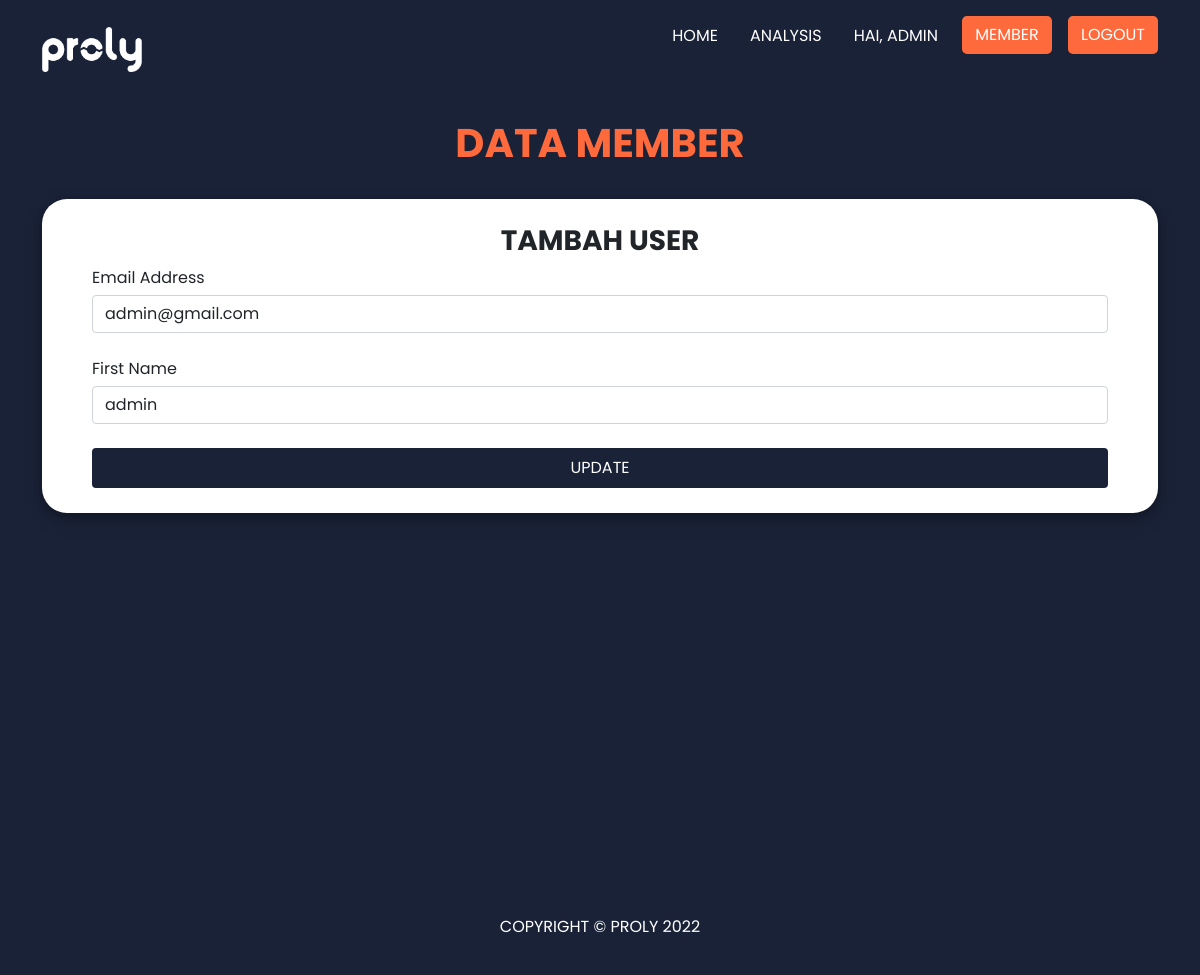
The app's page /form-update/1 (signed in) with its own data.
### website/models.py (models this page shows)
class User(db.Model, UserMixin):
    id = db.Column(db.Integer, primary_key=True)
    email = db.Column(db.String(150), unique=True)
    password = db.Column(db.String(150))
    first_name = db.Column(db.String(150))

### website/views.py (the view)
@views.route('/form-update/<int:id>')
def updateForm(id):
    user_update = User.query.filter_by(id=id).first()
    print(user_update)
    return render_template("form-update.html", user=current_user, data=user_update)

### website/__init__.py (called while the page is built)
def create_app():
    app = Flask(__name__)
    app.config['SECRET_KEY'] = 'qwertyuiop' #Inisiasi secret key -> Secret key bebas
    app.config['SQLALCHEMY_DATABASE_URI'] = f'sqlite:///{DB_NAME}'
    db.init_app(app)
    from .views import views
    from .auth import auth
    app.register_blueprint(views, url_prefix='/')
    app.register_blueprint(auth, url_prefix='/')
    from .models import User
    create_database(app)
    login_manager = LoginManager()
    login_manager.login_view = 'auth.login'
    login_manager.init_app(app)
    @login_manager.user_loader
    def load_user(id):
        return User.query.get(int(id))
    return app

### website/templates/form-update.html (shortened to what this page needs)
{% extends 'base.html' %} {% block title %}Data Member{% endblock %} {% block
content %}
<br />
<div class="container">
  <h1 class="fw-bolder text-center text-tertiary">DATA MEMBER</h1>
  <br />
  <div class="box-form">
    <form method="POST" action="/form-update" class="form-prevent">
      <h3 align="center" class="fw-bolder">TAMBAH USER</h3>
      <div class="form-group">
        <label for="email">Email Address</label>
        <input
          type="email"
          class="form-control"
          id="email"
          name="email"
          placeholder="Enter Email"
          value="{{ data.email }}"
        />
      </div>
      <br />
      <div class="form-group">
        <label for="firstName">First Name</label>
        <input
          type="text"
          class="form-control"
          id="firstName"
          name="firstName"
          placeholder="Enter First Name"
          value="{{ data.first_name }}"
        />
      </div>
      <br />
      <button type="submit" class="btn btn-submit button-prevent">
        <div class="hide-text">UPDATE</div>
      </button>
    </form>
  </div>
</div>
{% endblock %}

### website/templates/base.html (shortened to what this page needs)
<!DOCTYPE html>
<html>
  <head>
    <link
      href="https://cdn.jsdelivr.net/npm/bootstrap@5.1.3/dist/css/bootstrap.min.css"
      rel="stylesheet"
    />
    <link
      rel="stylesheet"
      href="https://stackpath.bootstrapcdn.com/font-awesome/4.7.0/css/font-awesome.min.css"
    />
    <link
      rel="stylesheet"
      href="{{ url_for('static', filename='style/base.css') }}"
    />
    <link
      rel="stylesheet"
      href="{{ url_for('static', filename='style/content.css') }}"
    />
  </head>
  <body>
    <nav class="navbar sticky-top navbar-expand-lg p-md-3">
      <div class="container">
        <a href="/" class="navbar-brand fs-2"><img src="{{ url_for('static', filename='img/logo-proly.png') }}" alt=""></a>
        <div class="collapse navbar-collapse" id="navbarNav">
          <div class="navbar-nav">
            <a class="nav-item nav-link" id="home" href="/">HOME</a>
            {% if user.is_authenticated %}
            <a class="nav-item nav-link ms-lg-3" id="analysis" href="/analysis-member">ANALYSIS</a>
            <a class="nav-item nav-link ms-lg-3 text-uppercase" href="/">HAI, {{ user.first_name }}</a>
            {% if user.email == 'admin@gmail.com' %}
            <a class="nav-item nav-link auth-btn ms-lg-3 text-center" id="admin" href="/admin">MEMBER</a>
            <a class="nav-item nav-link auth-btn ms-lg-3 text-center" id="logout" href="/logout">LOGOUT</a>
            {% else %}
            <a class="nav-item nav-link auth-btn ms-lg-3 text-center" id="logout" href="/logout">LOGOUT</a>
            {% endif %}
            {% elif user == 'signUp' or user == 'login' %}
            <a class="nav-item nav-link ms-lg-3" id="analysis" href="/analysis">ANALYSIS</a>
            {% else %}
            <a class="nav-item nav-link ms-lg-3" id="analysis" href="/analysis">ANALYSIS</a>
            <a class="nav-item nav-link auth-btn ms-lg-3 text-center" id="login" href="/login">LOGIN</a>
            <a class="nav-item nav-link auth-btn ms-lg-3 text-center" id="signUp" href="/sign-up">SIGN UP</a>
            {% endif %}
          </div>
        </div>
      </div>
    </nav>
    <div class="container-fluid content pb-5">
      {% block content %} {% endblock %}</div>
    <footer class="container-fluid">
      <p class="text-center">COPYRIGHT &copy; PROLY 2022</p>
    </footer>
  </body>
</html>

### website/static/style/base.css (style rules this page uses)
* { box-sizing: border-box; font-family: "Poppins", sans-serif; }
:root { --primary-color: #1a2238; --secondary-color: #9daaf2; --tertiary-color: #ff6a3d; --quadrant-color: #f4db7d; --neutral-color: #ffffff; }
.content { min-height: 650px; }
.navbar { background-color: var(--primary-color); color: var(--neutral-color); }
.navbar a { text-decoration: none; color: var(--neutral-color); }
.auth-btn { background-color: var(--tertiary-color); border-radius: 5px; padding: 5px 0px; border: 2px solid var(--tertiary-color); }
.navbar-brand img { width: 100px; }
footer { color: var(--neutral-color); background-color: var(--primary-color); padding: 20px 0px; }
@media only screen and (min-device-width: 320px) and (max-device-width: 990px) { .auth-btn { margin-bottom: 25px; width: 100px; text-align: center; } }

### website/static/style/content.css (style rules this page uses)
* { box-sizing: border-box; font-family: "Poppins", sans-serif; }
:root { --primary-color: #1a2238; --secondary-color: #9daaf2; --tertiary-color: #ff6a3d; --quadrant-color: #f4db7d; --neutral-color: #ffffff; }
.content { background-color: var(--primary-color); min-height: 800px; }
.text-tertiary { color: var(--tertiary-color); }
.box-form { background-color: var(--neutral-color); padding: 25px 50px; border-radius: 25px; box-shadow: 0 4px 8px 0 rgba(0, 0, 0, 0.2), 0 6px 20px 0 rgba(0, 0, 0, 0.19); }
.btn-submit { width: 100%; background-color: var(--primary-color); border: 2px solid var(--primary-color); color: var(--neutral-color); }
form label { padding-bottom: 5px; }
.auth-btn { background-color: var(--tertiary-color); border-radius: 5px; padding: 5px 0px; border: 2px solid var(--tertiary-color); width: 90px; }

### records on screen
User: first_name "ADMIN", email "admin@gmail.com", firstName "admin"
